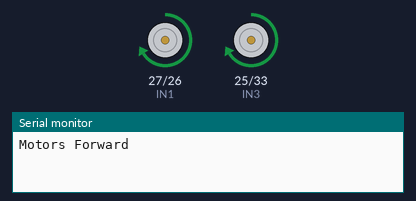
A sketch run on a simulated ESP32. Shown: motor-driver pin pairs drawn as motors (green arrow = first pin HIGH = forward, orange = second pin HIGH = backward, longer = more drive, scaled by the enable pin), the last lines printed to the serial monitor.

Above: at 1.5 s.
At 4.0 s:
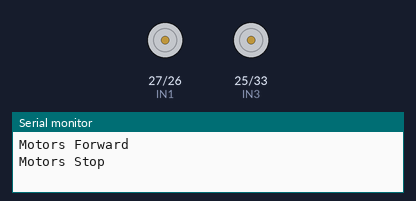
Timing chart, 0 to 6.5 s (numbered marks = the images above):
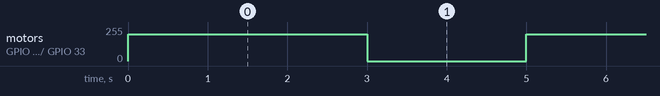

The sketch:

Motor_Test_Code.ino
```cpp
// ----- Pin Definitions -----
#define IN1 27  // Motor A IN1
#define IN2 26  // Motor A IN2
#define IN3 25  // Motor B IN3
#define IN4 33  // Motor B IN4

#define ENA 14  // Motor A Enable (PWM)
#define ENB 32  // Motor B Enable (PWM)

void setup() {
  // Set motor control pins as outputs
  pinMode(IN1, OUTPUT);
  pinMode(IN2, OUTPUT);
  pinMode(IN3, OUTPUT);
  pinMode(IN4, OUTPUT);
  pinMode(ENA, OUTPUT);
  pinMode(ENB, OUTPUT);

  Serial.begin(115200);
}

void loop() {
  // Motor A Forward, Motor B Forward
  Serial.println("Motors Forward");
  digitalWrite(IN1, HIGH);
  digitalWrite(IN2, LOW);
  digitalWrite(IN3, HIGH);
  digitalWrite(IN4, LOW);
  analogWrite(ENA, 200);  // Speed (0-255)
  analogWrite(ENB, 200);
  delay(3000);

  // Stop Motors
  Serial.println("Motors Stop");
  digitalWrite(IN1, LOW);
  digitalWrite(IN2, LOW);
  digitalWrite(IN3, LOW);
  digitalWrite(IN4, LOW);
  analogWrite(ENA, 0);
  analogWrite(ENB, 0);
  delay(2000);
}
```

Measured:
- by itself, motor on GPIO 27 (IN1) / GPIO 26 (IN2), motor on GPIO 25 (IN3) / GPIO 33 (IN4): alternates forward 200/255 for 3.0 s and stopped for 2.0 s
